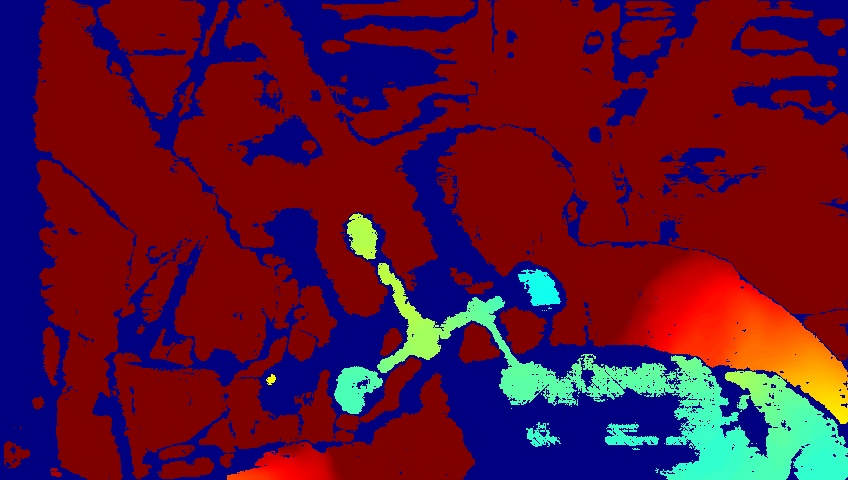
#> input picture IntelRealSense/depth1.jpg, 848 x 480 px
$ jupyter execute --allow-errors 'extrinsics and affine transformation.ipynb'
#> lines starting #> are read from the running program, lines starting #| are printed output that depends on the picture
[cell 1]
import pyrealsense2 as rs
import cv2
import numpy as np
from math import tan, pi
import matplotlib.pyplot as plt

#> (a cell that did not finish here is left out)

#> (a cell that did not finish here is left out)

#> (a cell that did not finish here is left out)

[cell 5]
def get_extrinsics(src,dst):
    extrinsics = src.get_extrinsics_to(dst)
    R = np.reshape(extrinsics.rotation, [3,3]).T
    T = np.array(extrinsics.translation)
    return (R,T)

[cell 6]
#returns camera matrix from intrinsics
def camera_matrix(intrinsics):
    return np.array([[intrinsics.fx, 0, intrinsics.ppx],
                     [0, intrinsics.fy, intrinsics.ppy],
                    [0,0,1]])

[cell 7]
def callback(frame):
    global frame_data
    if frame.is_frameset():
        frameset = frame.as_frameset()
        f1 = frameset.as_video_frame()
        f2 = frameset.as_video_frame()
        left_data = np.asanyarray(f1.get_data())
        right_data = np.asanyarray(f2.get_data())
        ts = frameset.get_timestap()
        frame_data["left"] = left_data
        frame_data["right"] = right_data
        frame_data["timestamp"] = ts
        frame_mutex.release()

#> (a cell that did not finish here is left out)

#> (a cell that did not finish here is left out)

#> (a cell that did not finish here is left out)

#> (a cell that did not finish here is left out)

#> (a cell that did not finish here is left out)

[cell 13]
#transform points from one coordinate space to another after knowing extrinsics
#standard affine transformation using a 3x3 rotation matrix and 3-component translation vector
rs.rs2_transform_point_to_point()
#> (this line was passed over: pyrealsense2 is not available in this run)

[cell 14]
#deprojection - 2D pixel location + depth and maps it to 3D point location
rs.rs2_deproject_pixel_to_point()
#> (this line was passed over: pyrealsense2 is not available in this run)

[cell 15]
#affine transformation
import PIL
img = plt.imread('depth1.jpg')
#> img is the input picture: shape (480, 848, 3); mean R, G, B 92.4, 19.8, 50.1
print(img.shape)
#| (480, 848, 3)
plt.figure(figsize = (5,5))
plt.imshow(img)

[cell 16]
T = np.array([[2,0,0],[0,2,0],[0,0,1]])
new_img = np.empty((480*2,848*2,3),dtype = np.uint8)
for i, row in enumerate(img):
    for j, col in enumerate(row):
        pixel_data = img[i,j,:]
        input_coords = np.array([i,j,1])
        i_out, j_out, _ = T @ input_coords
        new_img[i_out, j_out, :] = pixel_data
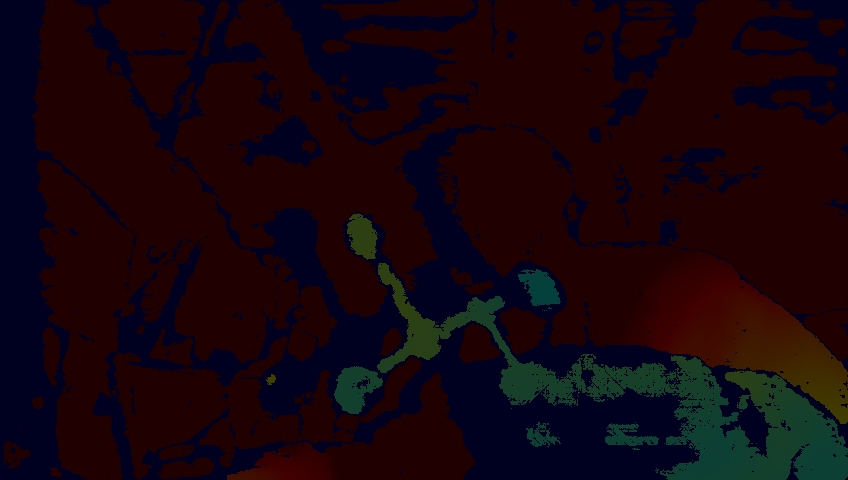
#> new_img: shape (960, 1696, 3) (shown at 1/2 size); mean R, G, B 23.1, 5, 12.5
plt.figure(figsize = (5,5))
plt.imshow(new_img)

[cell 17]
T_pos = np.array([[1,0,1000],[0,1,1000],[0,0,1]])
T_rot = np.array([[0,-1,0],[1,0,0],[0,0,1]])
T_scale = np.array([[1,0,0],[0,1,0],[0,0,1]])
T_neg = np.array([[1,0,-500],[0,1,-500],[0,0,1]])
T = T_pos @ T_rot @ T_scale @ T_neg
T_inv = np.linalg.inv(T)
T_inv.flatten()[:6]

[cell 18]
#using opencv
img = cv2.imread('depth1.jpg')
rows, cols, ch = img.shape
#> rows = 480; cols = 848; ch = 3

#translation
M = np.float32([[1,0,100],[0,1,50]])
dst = cv2.warpAffine(img, M, (cols,rows))
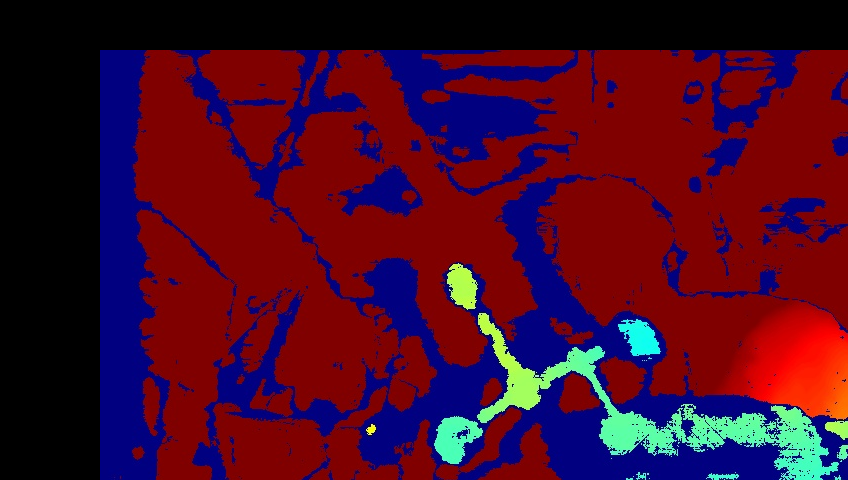
#> dst: shape (480, 848, 3); mean B, G, R 36.9, 10.6, 72.2
cv2.imshow('img',dst)
cv2.waitKey(0)
cv2.destroyAllWindows()

[cell 19]
#rotation by 90 degrees
M = cv2.getRotationMatrix2D((cols/2,rows/2),90,1)
dst = cv2.warpAffine(img, M, (cols,rows))
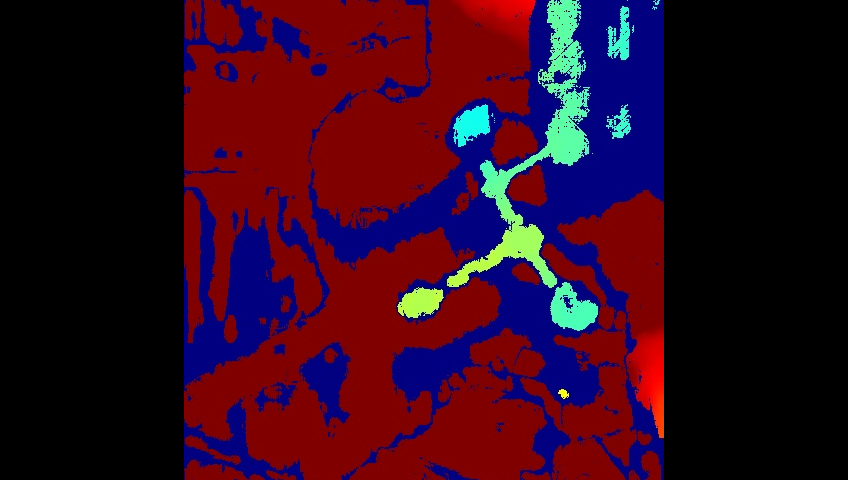
#> dst: shape (480, 848, 3); mean B, G, R 28.9, 8.5, 49
cv2.imshow('img',dst)
cv2.waitKey(0)
cv2.destroyAllWindows()

[cell 20]
#affine transformation
#need 3 points in original image to map to new image
pts1 = np.float32([[50,50],[200,50],[50,200]])
pts2 = np.float32([[10,100],[200,50],[100,250]])

M = cv2.getAffineTransform(pts1,pts2)
dst = cv2.warpAffine(img, M, (cols,rows))
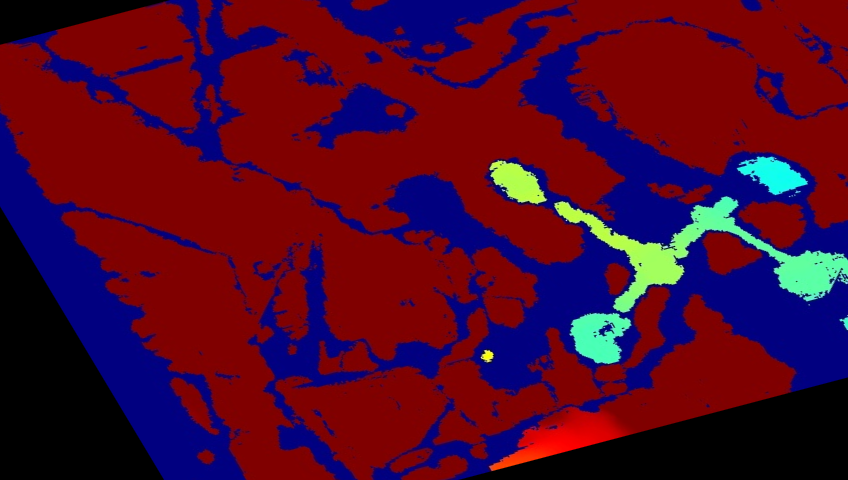
#> dst: shape (480, 848, 3); mean B, G, R 40.8, 8.9, 78.2
plt.subplot(121), plt.imshow(img), plt.title('Input')
plt.subplot(122), plt.imshow(img), plt.title('Output')
plt.show()
#> figure, not shown here; B, G, R data is drawn as R, G, B
